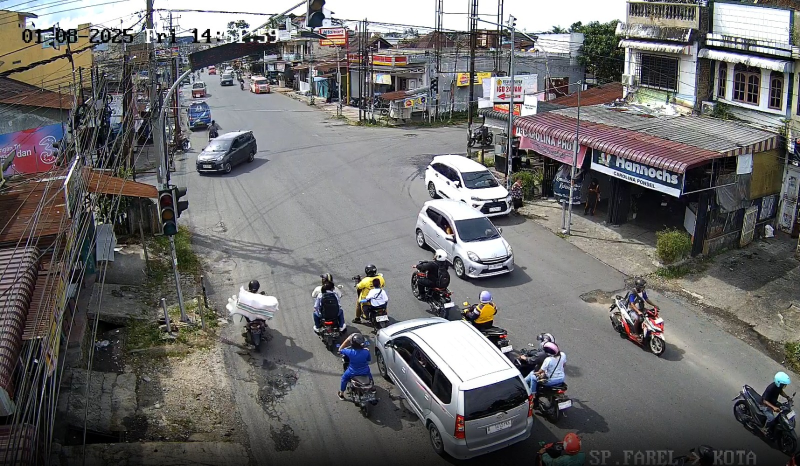
#> input picture cctv.jpg, 1600 x 931 px (shown at 1/2 size)
$ python gemini.py
#> lines starting #> are read from the running program, lines starting #| are printed output that depends on the picture; after the words box and inside, x2 and y2 are one past the last pixel; in counts of white or black regions, pixels touching at a corner belong together
import pytesseract
import cv2
import numpy as np

# Tentukan path Tesseract
pytesseract.pytesseract.tesseract_cmd = r"D:/Program Files/Tesseract-OCR/tesseract.exe"  # Sesuaikan dengan path Tesseract di sistemmu

def detect_timestamp(image_path, crop_box=None):
#> called with image_path = 'cctv.jpg', crop_box = (0, 0, 600, 100)
    try:
        # Membaca gambar menggunakan OpenCV
        image = cv2.imread(image_path)
#> image is the input picture: shape (931, 1600, 3); mean B, G, R 106.3, 106.5, 107.9

        if image is None:
            return f"Error: Gagal membaca gambar dari path '{image_path}'."

        # Jika crop_box disediakan, potong gambar
        if crop_box:
            x, y, w, h = crop_box[0], crop_box[1], crop_box[2], crop_box[3]
            # Pastikan koordinat valid sebelum memotong
            if x >= 0 and y >= 0 and x+w <= image.shape[1] and y+h <= image.shape[0]:
                image = image[y:y+h, x:x+w]
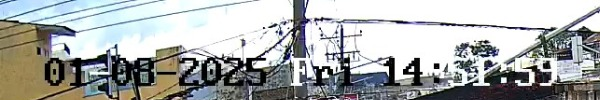
#> image: shape (100, 600, 3); mean B, G, R 172.2, 173.2, 170.5
            else:
                return "Error: Koordinat crop_box tidak valid."

        # --- Pra-pemrosesan Gambar untuk Meningkatkan Akurasi OCR ---
        # 1. Konversi ke skala abu-abu
        gray_image = cv2.cvtColor(image, cv2.COLOR_BGR2GRAY)
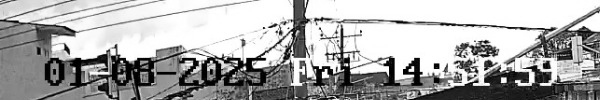
#> gray_image: shape (100, 600); min 0, max 255, mean 172.3

        # 2. Gunakan Canny Edge Detection untuk membantu meningkatkan kontras gambar
        edges = cv2.Canny(gray_image, 100, 200)
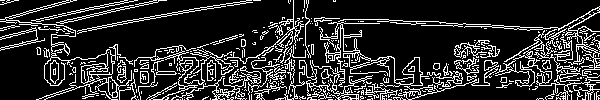
#> edges: shape (100, 600); 18.1% white in thin lines or dots

        # 3. Gunakan adaptive thresholding yang lebih lembut
        adaptive_thresh_image = cv2.adaptiveThreshold(edges, 255, cv2.ADAPTIVE_THRESH_MEAN_C,
                                                     cv2.THRESH_BINARY_INV, 11, 2)
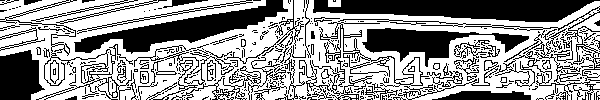
#> adaptive_thresh_image: shape (100, 600); 59.4% white; 315 black regions (248 under 20 px), largest, box (x1, y1, x2, y2) and area: (313, 0, 600, 22) 4464, (74, 0, 288, 54) 3727, (362, 28, 529, 67) 2549

        # 4. Resize gambar untuk memperbesar teks
        rescaled_image = cv2.resize(adaptive_thresh_image, None, fx=2, fy=2, interpolation=cv2.INTER_CUBIC)
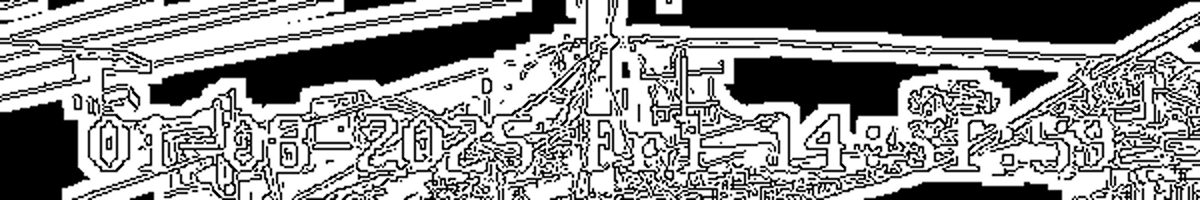
#> rescaled_image: shape (200, 1200); min 0, max 255, mean 148.1

        # Menampilkan gambar yang diproses untuk verifikasi
        cv2.imshow("Processed Image", rescaled_image)
        cv2.waitKey(0)
        cv2.destroyAllWindows()

        # Konfigurasi Tesseract
        config = '--psm 6 --oem 3'  # --psm 6 untuk teks yang teratur dalam satu blok
        # Lakukan OCR pada gambar yang telah diproses
#> (the run stopped early here; a loop or call above may not have finished)
